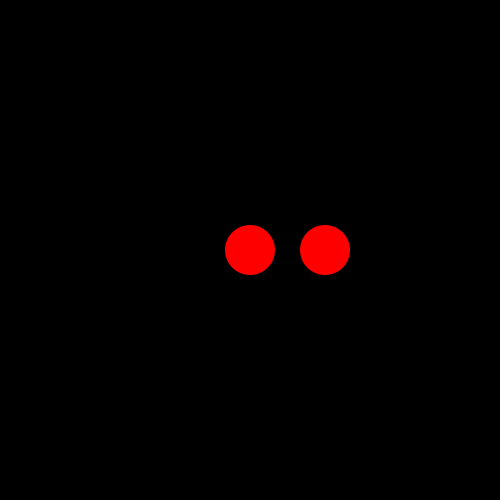
Frame 1 (no input)
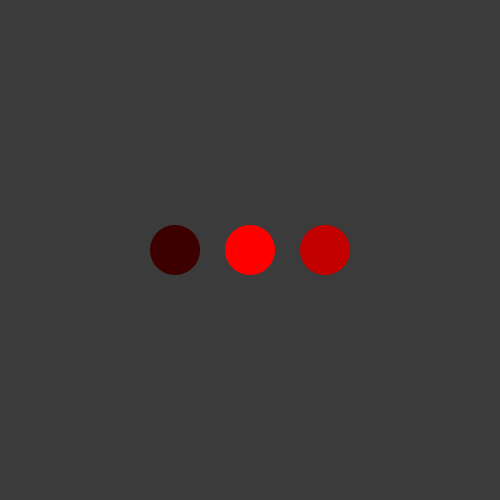
Frame 60 (the mouse pressed at the canvas centre just before this capture)
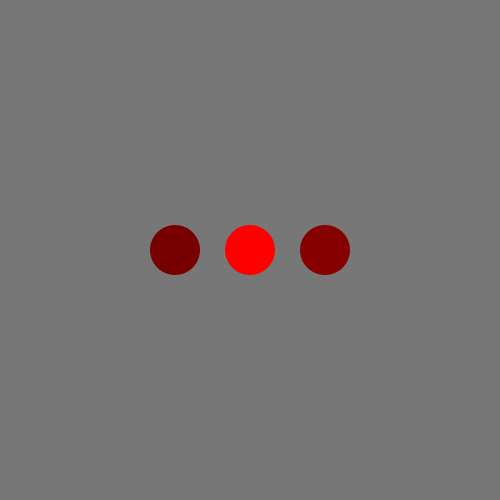
Frame 120 (the mouse held since frame 60 and released just before this capture)

The Processing sketch that drew these frames (run headless with seeded random() and noise(); from frame 60 on, the mouse is pressed at the canvas centre):

// Processing sketch: Contraste_fundo_respirando
// ── Contraste_fundo_respirando.pde
/*
Feito no Processing 4

https://github.com/Kuuh4/IntFisLog
Copyright Derick Faria 2022.
*/


//Background
int CorFundo;
boolean CorFundoSubindo;
//Ball
int CorBase;

void setup() {
  size(500, 500);
  frameRate(60);
  //Background
  {
    CorFundo=(0);
    CorFundoSubindo=true;
  }
  //Ball
  {
    CorBase=0;
  }
}


void draw() {

  //Background
  {
    println(CorFundo, CorBase);
    background(CorFundo);

    if (CorFundoSubindo==true) {
      CorFundo++;
    } else {
      CorFundo--;
    }

    if (CorFundo>254 || CorFundo<1) {
      if (CorFundoSubindo==true) {
        CorFundoSubindo=false;
      } else {
        CorFundoSubindo=true;
      };
    }
  }

  //Ball
  {
    CorBase=-(CorFundo-255);


    noStroke();
    fill(CorFundo, 0, 0);
    ellipse(175, 250, 50, 50);

    fill(255, 0, 0);
    ellipse(250, 250, 50, 50);

    fill(CorBase, 0, 0);
    ellipse(325, 250, 50, 50);
  }
}
